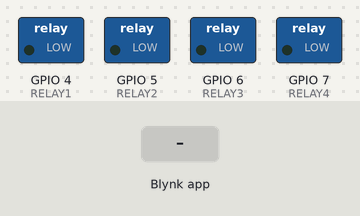
The sketch below on a simulated ESP32-S3. Parts: switched loads named in the sketch (green lamp = pin HIGH). The test bench sets the inputs (shaded band). WiFi joins after 1.5 s; servers stay silent unless stated.

Above: at 3.0 s.
3.1 s: Blynk app writes 1 to V4
At 4.3 s:
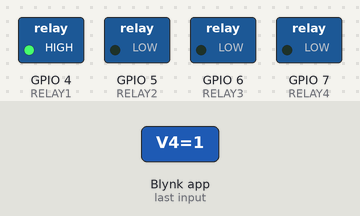
4.6 s: Blynk app writes 1 to V5
At 5.6 s:
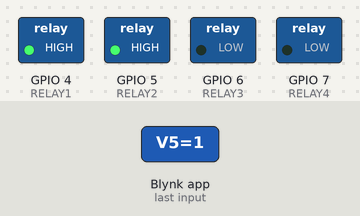
6.1 s: Blynk app writes 0 to V4
At 6.7 s:
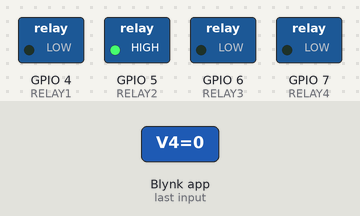
7.6 s: Blynk app writes 1 to V6
At 7.9 s:
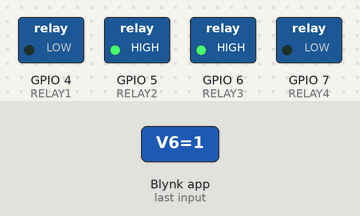
9.1 s: Blynk app writes 200 to V4
At 10.2 s:
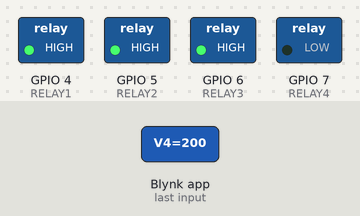
10.6 s: Blynk app writes 0 to V5
At 11.3 s:
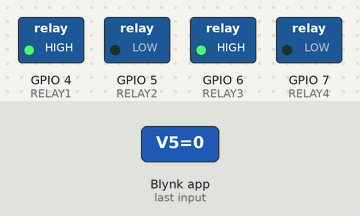
Timing chart, 0 to 13.1 s (numbered marks = the images above; inputs shaded):
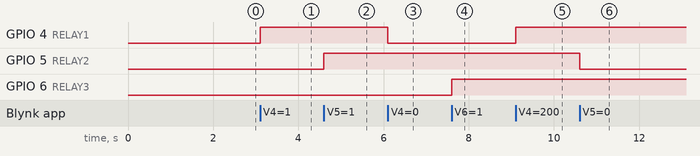

The sketch:

main.ino
```cpp
// Date:11/12/2025

// I wrote a long time ago but i was so lazyyyyyyyyy to post it........ <3 <3
// I wrote this code for learn how to control home appliances remotely
// Using simple and cheap components as possible
// There will be 4 channels for controlling diffirent devices
// The range doesn't really matter as long as the esp32 can connect to your home Wifi
// You can uprade this code for me ........
// Thanks for reading <3 <3 <3


#define BLYNK_TEMPLATE_ID "..."                                                //
#define BLYNK_TEMPLATE_NAME "..."                                              // Put your blynk ID to here
#define BLYNK_AUTH_TOKEN "..."                                                 //

#include <WiFi.h>                                                              //
#include <BlynkSimpleEsp32.h>                                                  //


char ssid[] = "...";                                                           //  Put your Wifi here
char pass[] = "...";                                                           //  Put your Password here


#define RELAY1 4                                                               //       GPIO 4
#define RELAY2 5                                                               //       GPIO 5         you can exchange your GPIO you want here
#define RELAY3 6                                                               //       GPIO 6
#define RELAY4 7                                                               //       GPIO 7
#define RELAY_ON  HIGH                                                         //
#define RELAY_OFF LOW                                                          //


BlynkTimer timer;                                                              //
BLYNK_WRITE(V4)                                                                //
{                                                                              //
  digitalWrite(RELAY1, param.asInt() ? RELAY_ON : RELAY_OFF);                  //
}                                                                              //
BLYNK_WRITE(V5)                                                                //
{                                                                              //
  digitalWrite(RELAY2, param.asInt() ? RELAY_ON : RELAY_OFF);                  //
}                                                                              //
BLYNK_WRITE(V6)                                                                //
{                                                                              //
  digitalWrite(RELAY3, param.asInt() ? RELAY_ON : RELAY_OFF);                  //
}                                                                              //
BLYNK_WRITE(V7)                                                                //
{                                                                              //
  digitalWrite(RELAY4, param.asInt() ? RELAY_ON : RELAY_OFF);                  //
}                                                                              //


BLYNK_CONNECTED()                                                              // sync state
{                                                                              //
  Blynk.syncVirtual(V4);                                                       //
  Blynk.syncVirtual(V5);                                                       //
  Blynk.syncVirtual(V6);                                                       //
  Blynk.syncVirtual(V7);                                                       //
}                                                                              //

void checkConnection()                                                         // recheck connection
{                                                                              //
  if (WiFi.status() != WL_CONNECTED)                                           //
  {                                                                            //
    WiFi.reconnect();                                                          //
    return;                                                                    //
  }                                                                            //
  if (!Blynk.connected())                                                      //
  {                                                                            //
    Blynk.connect();                                                           //
  }                                                                            //
}                                                                              //


void setup()                                                                   //
{                                                                              //
  pinMode(RELAY1, OUTPUT);                                                     //
  pinMode(RELAY2, OUTPUT);                                                     //
  pinMode(RELAY3, OUTPUT);                                                     //
  pinMode(RELAY4, OUTPUT);                                                     //
  digitalWrite(RELAY1, RELAY_OFF);                                             //
  digitalWrite(RELAY2, RELAY_OFF);                                             //
  digitalWrite(RELAY3, RELAY_OFF);                                             //
  digitalWrite(RELAY4, RELAY_OFF);                                             //
  WiFi.mode(WIFI_STA);                                                         // WiFi
  WiFi.setSleep(false);                                                        // boost WiFi
  WiFi.setAutoReconnect(true);                                                 // auto reconnect
  WiFi.persistent(false);                                                      //
  WiFi.setTxPower(WIFI_POWER_8_5dBm);                                          // Set Wifi Power 8.5 dBm
  WiFi.begin(ssid, pass);                                                      //


  while (WiFi.status() != WL_CONNECTED)                                        //
  {                                                                            //
    delay(100);                                                                //
  }                                                                            //
                                                                               // connect to Blynk
  Blynk.config(BLYNK_AUTH_TOKEN);                                              //
                                                                               //
  while (!Blynk.connect())                                                     //
  {                                                                            //
    delay(100);                                                                //
  }                                                                            //
                                                                               // recheck connection after 5 secs
  timer.setInterval(5000L, checkConnection);                                   //
}                                                                              //
                                                                               //
void loop()                                                                    //
{                                                                              //
  Blynk.run();                                                                 //
  timer.run();                                                                 //
}                                                                              //
```

Measured:
- after the input at 3.1 s, GPIO 4 (RELAY1): LOW → HIGH at once
- after the input at 4.6 s, GPIO 5 (RELAY2): LOW → HIGH at once
- after the input at 6.1 s, GPIO 4 (RELAY1): HIGH → LOW at once
- after the input at 7.6 s, GPIO 6 (RELAY3): LOW → HIGH at once
- after the input at 9.1 s, GPIO 4 (RELAY1): LOW → HIGH at once
- after the input at 10.6 s, GPIO 5 (RELAY2): HIGH → LOW at once
